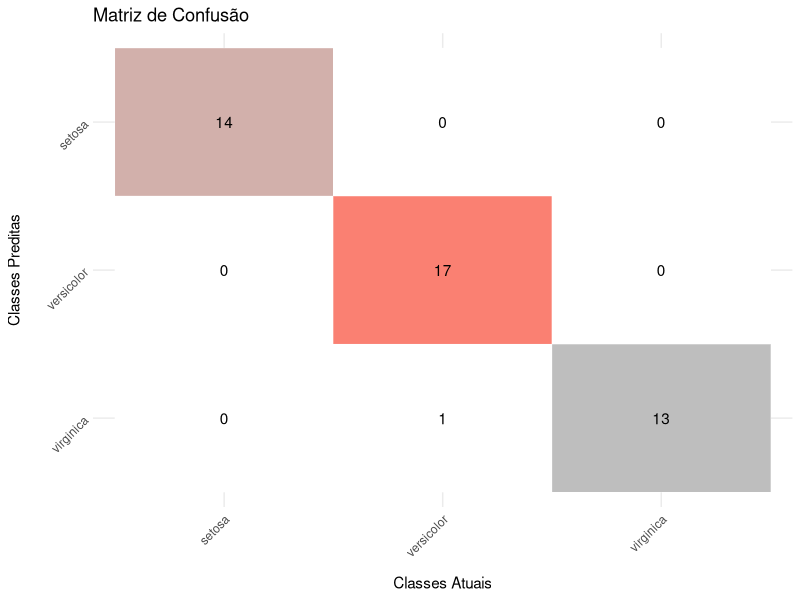

The R source for this figure:
#######################################################################################################################
# PROGRAMA: kNN.R
# 
# USO: Algoritmo de Classificação Supervisionada usando k-NN (k-vizinhos mais próximos)
#
# AUTOR: Ricardo Puziol de Oliveira (rp.oliveira@unesp.br)
#
# DATA: 30 de Agosto de 2024
#######################################################################################################################
#
# DESCRIÇÃO:
#
# Este script realiza a classificação de dados usando o algoritmo k-NN. O k-NN é um método de aprendizado supervisionado
# que classifica novas amostras com base na similaridade com amostras conhecidas. As distâncias permitidas incluem 
# Euclidiana, Manhattan, Minkowski, Canberra e Chebyshev. O script também calcula e visualiza a matriz de confusão, 
# e fornece medidas de desempenho como acurácia, precisão, recall, F1-score e coeficiente Kappa.
#
# ENTRADA:
#
# train             - Matriz (matrix) ou quadro de dados (data.frame) contendo os dados do conjunto de treinamento.
# test              - Matriz (matrix) ou quadro de dados (data.frame) contendo os dados do conjunto de teste.
# tr.class          - Vetor (vector) ou matriz (matrix) contendo as classificações dos dados do conjunto de treinamento.
# te.class          - Vetor (vector) ou matriz (matrix) contendo as classificações dos dados do conjunto de teste.
# dist              - Métrica de distância a ser utilizada pelo algoritmo (padrão = "euclidean"). 
#                     As distâncias permitidas são: "euclidean", "manhattan", "minkowski", "canberra" e "chebyshev".
# k                 - Número inteiro representando o número de vizinhos a serem considerados (padrão = 3).
# lambda            - Número inteiro. Se a métrica de distância for 'minkowski', lambda deve ser definido.
#
# SAÍDA:
#
# result            - Lista contendo as seguintes medidas de desempenho:
#                     - Acurácia
#                     - Precisão
#                     - Recall
#                     - F1-Score
#                     - Especificidade
#                     - Valor Preditivo Negativo 
#                     - Taxa de Falso Positivo
#                     - Taxa de Falso Negativo
#                     - Coeficiente Kappa
#                     - Intervalos de Confiança para Acurácia e Kappa
#
# conf_matrix_plot  - Representação gráfica da matriz de confusão, visualizando a performance da classificação.
#
# EXEMPLO DE USO:
#
# data(iris)
#
# set.seed(123)
#
# train_indices <- sample(1:nrow(iris), size = 0.7 * nrow(iris))
#
# train_data <- iris[train_indices, 1:4]
# test_data <- iris[-train_indices, 1:4]
# train_labels <- iris[train_indices, 5]
# test_labels <- iris[-train_indices, 5]
#
# kNN(train = train_data, 
#     test = test_data, 
#     tr.class = train_labels, 
#     te.class = test_labels, 
#     dist = 'manhattan', 
#     k = 5)
#######################################################################################################################

kNN <- function(train, test, tr.class, te.class, dist = 'euclidean', k = 3, lambda)
{
    # Códigos de erro para entrada de argumentos inválidos 

    if(!is.data.frame(train) && !is.matrix(train))
        stop("Erro001: O objeto 'train' deve ser do tipo data.frame ou matrix.")
   
    if(!is.na(tr.class[1]))
    {
        tr.class    <- as.matrix(tr.class)
        if(nrow(train) != length(tr.class))
            stop("Erro002: Os objetos 'class' e 'train' devem ter o mesmo número de linhas.")
    }

    if(!(dist %in% c('euclidean', 'manhattan', 'minkowski', 'canberra', 'chebyshev')))
        stop("Erro003: 'dist' deve ser: 'euclidean', 'manhattan', 'minkowski', 'canberra', ou 'chebyshev'.")
   
    if (dist == 'minkowski' && is.null(lambda)) 
    {
        stop("Erro004: 'lambda' deve ser definido quando 'dist' é 'minkowski'.")
    }

    # Inicialização dos objetos

    nrow.tr      <- nrow(train)
    nrow.te      <- nrow(test)
    dist_matrix  <- matrix(0, nrow = nrow.te, ncol = nrow.tr) # Distâncias
    predict      <- as.character(nrow.te) # Predições

    # Cálculo das distâncias

    for (i in 1:nrow.te) 
    {
        for (j in 1:nrow.tr) 
        {
            if(dist == 'euclidean'){
                dist_matrix[i, j] <- sqrt(sum((train[j, ] - test[i, ])^2))
            } else if(dist == 'manhattan'){
                dist_matrix[i, j] <- sum(abs(train[j, ] - test[i, ]))
            } else if(dist == 'canberra'){
                dist_matrix[i, j] <- sum(abs(train[j, ] - test[i, ]) / (train[j, ] + test[i, ]))
            } else if(dist == 'chebyshev'){
                dist_matrix[i, j] <- max(abs(train[j, ] - test[i, ]))
            } else if (dist == 'minkowski'){
                dist_matrix[i, j] <- (sum(abs(train[j, ] - test[i, ])^lambda))^(1 / lambda)
            }
        }

        # Determinar os k vizinhos mais próximos
    
        nearest_indices <- order(dist_matrix[i, ])[1:k]
        tb.knn          <- table(tr.class[nearest_indices])
    
        # Classificação das instâncias

        predict[i] <- names(tb.knn[which.max(tb.knn)])
    }
   
    # Matriz de confusão   

    labs <- names(table(te.class))
    conf_matrix <- matrix(0, nrow = length(labs), ncol = length(labs))
    rownames(conf_matrix) <- labs
    colnames(conf_matrix) <- labs
    
    for (k in 1:length(predict))
    {
        pred <- as.character(predict[k])
        true <- as.character(te.class[k])
        conf_matrix[pred, true] <- conf_matrix[pred, true] + 1
    }
   
    # Gráfico da matriz de confusão usando ggplot2

    if (!requireNamespace("ggplot2", quietly = TRUE)) 
    {
      install.packages("ggplot2")
    }
    suppressWarnings(library(ggplot2))

    conf_matrix_melted           <- as.data.frame(as.table(conf_matrix))
    colnames(conf_matrix_melted) <- c("Predicted", "True", "Count")
    conf_matrix_melted$FillColor <- ifelse(conf_matrix_melted$Predicted == conf_matrix_melted$True, 
                                            conf_matrix_melted$Count, 
                                            NA)
    conf_matrix_plot     <- ggplot(conf_matrix_melted, aes(x = True, y = Predicted, fill = FillColor)) +
                                    geom_tile(color = "white") +
                                    geom_text(aes(label = Count), color = "black") +
                                    scale_fill_gradient(low = "gray", high = "salmon", na.value = "white") +
                                    scale_y_discrete(limits = rev(labs)) + 
                                    labs(x = "Classes Atuais", y = "Classes Preditas", title = "Matriz de Confusão") +
                                    theme_minimal() +
                                    theme(axis.text.x = element_text(angle = 45, hjust = 1),
                                          axis.text.y = element_text(angle = 45), 
                                          axis.title.x = element_text(margin = margin(t = 12)),
                                          axis.title.y = element_text(margin = margin(r = 12)),
                                          legend.position = "none")
    print(conf_matrix_plot)

    # Cálculo das métricas de desempenho:

        # - Acurácia (acc)
        # - Precisão (Ou Valor Preditivo Positivo) (precision)
        # - Valor Preditivo Negativo (negative_predictive_value)
        # - Recall (recall)
        # - Especificidade (specificity)
        # - F1-Score (f1_score)
        # - Taxa de Falso Positivo (false_positive_rate)
        # - Taxa de Falso Negativo (false_negative_rate)
        # - Coeficiente Kappa (kappa)
        # - Intervalos de Confiança para Acurácia e Kappa

    acc         <- sum(diag(conf_matrix)) / sum(conf_matrix) 
    n           <- length(te.class)
    z           <- qnorm(1 - 0.05 / 2)
    se          <- sqrt((acc * (1 - acc)) / n)
    ci_low      <- acc - z * se
    ci_high     <- min(acc + z * se, 1)

    precision   <- function(conf_matrix, label) 
    {
        tp      <- conf_matrix[label, label]
        fp      <- sum(conf_matrix[, label]) - tp
        return(tp / (tp + fp))
    }
    
    precision_values <- sapply(labs, function(label) precision(conf_matrix, label))

    recall      <- function(conf_matrix, label) 
    {
        tp      <- conf_matrix[label, label]
        fn      <- sum(conf_matrix[label, ]) - tp
        return(tp / (tp + fn))
    }

    recall_values <- sapply(labs, function(label) recall(conf_matrix, label))

    specificity <- function(conf_matrix, label) 
    {
        tn      <- sum(conf_matrix) - sum(conf_matrix[label, ]) - sum(conf_matrix[, label]) + conf_matrix[label, label]
        fp      <- sum(conf_matrix[, label]) - conf_matrix[label, label]
        return(tn / (tn + fp))
    }

    specificity_values <- sapply(labs, function(label) specificity(conf_matrix, label))

    f1_score    <- function(precision, recall) 
    {
        if(precision + recall == 0) return(0)
        return(2 * (precision * recall) / (precision + recall))
    }
    
    f1_scores   <- mapply(f1_score, precision_values, recall_values)

    false_positive_rate <- function(conf_matrix, label) 
    {
        tp      <- conf_matrix[label, label]
        fp      <- sum(conf_matrix[, label]) - tp
        tn      <- sum(conf_matrix) - sum(conf_matrix[label, ]) - sum(conf_matrix[, label]) + conf_matrix[label, label]
        return(fp / (fp + tn))
    }

    fpr_values  <- sapply(labs, function(label) false_positive_rate(conf_matrix, label))

    false_negative_rate <- function(conf_matrix, label) 
    {
        tp      <- conf_matrix[label, label]
        fn      <- sum(conf_matrix[label, ]) - tp
        return(fn / (fn + tp))
    }

    fnr_values  <- sapply(labs, function(label) false_negative_rate(conf_matrix, label))

    negative_predictive_value <- function(conf_matrix, label) 
    {
        tn      <- sum(conf_matrix) - sum(conf_matrix[label, ]) - sum(conf_matrix[, label]) + conf_matrix[label, label]
        fn      <- sum(conf_matrix[label, ]) - conf_matrix[label, label]
        return(tn / (tn + fn))
    }

    npv_values  <- sapply(labs, function(label) negative_predictive_value(conf_matrix, label))
      
    observed_acc        <- acc
    expected_acc        <- sum(rowSums(conf_matrix) * colSums(conf_matrix)) / (n^2)
   
    kappa               <- (observed_acc - expected_acc) / (1 - expected_acc)
    se_kappa            <- sqrt((observed_acc * (1 - observed_acc)) / (n*(1 - expected_acc)^2))
    ci_kappa_low        <- kappa - z * se_kappa
    ci_kappa_high       <- min(kappa + z * se_kappa, 1)

    # Descrição das distâncias

    dist_description <- switch(dist,
                               'euclidean' = 'Euclidiana',
                               'manhattan' = 'Manhattan',
                               'minkowski' = 'Minkowski',
                               'canberra'  = 'Canberra',
                               'chebyshev' = 'Chebyshev')

   # Gerar texto com os resultados

   conf_matrix_text <- paste("Matriz de Confusão:\n",
                             paste(capture.output(print(conf_matrix)), collapse = "\n"))

    metrics_text <- paste(
                        "Métricas:\n",
                        sprintf("Distância Utilizada: %s", dist_description), "\n",
                        sprintf("Acurácia: %.3f", acc), "\n",
                        sprintf("Intervalo de Confiança da Acurácia: [%.3f, %.3f]", ci_low, ci_high), "\n",
                        sprintf("Coeficiente Kappa: %.3f", kappa), "\n",
                        sprintf("Intervalo de Confiança do Kappa: [%.3f, %.3f]", ci_kappa_low, ci_kappa_high), "\n",
                        sprintf("Recall: %s", paste(sprintf("%.3f", recall_values), collapse = ", ")), "\n",
                        sprintf("Especificidade: %s", paste(sprintf("%.3f", specificity_values), collapse = ", ")), "\n",
                        sprintf("Precisão: %s", paste(sprintf("%.3f", precision_values), collapse = ", ")), "\n",
                        sprintf("Previsão Negativa: %s", paste(sprintf("%.3f", npv_values), collapse = ", ")), "\n",
                        sprintf("Taxa de Falso Positivo: %s", paste(sprintf("%.3f", fpr_values), collapse = ", ")), "\n",
                        sprintf("Taxa de Falso Negativo: %s", paste(sprintf("%.3f", fnr_values), collapse = ", ")), "\n",
                        sprintf("F1-Score: %s", paste(sprintf("%.3f", f1_scores), collapse = ", ")), "\n")
   
   result_text   <- paste(conf_matrix_text, metrics_text, sep = "\n\n")

   # Mostrar a saída como texto
   
   cat(result_text)
   
   # Resultados como lista para compatibilidade

   result <- list('Distance' = dist,
                  'Accuracy' = acc,
                  'Confusion Matrix' = conf_matrix,
                  'Prediction' = as.factor(predict),
                  'Precision' = precision_values,
                  'Recall' = recall_values,
                  'Specificity' = specificity_values,
                  'F1-Score' = f1_scores,
                  'False Positive Rate' = fpr_values,
                  'False Negative Rate' = fnr_values,
                  'Negative Predictive Value' = npv_values,
                  'Confidence Interval of Accuracy' = c(Lower = ci_low, Upper = ci_high),
                  'Kappa' = kappa,
                  'Confidence Interval of Kappa' = c(Lower = ci_kappa_low, Upper = ci_kappa_high))
}

# Classificação supervionada: Espécies de plantas iris do conjunto iris

data(iris)
                          
set.seed(123) # Semente para reprodução do algoritmo
                          
train_indices     <- sample(1:nrow(iris), size = 0.7 * nrow(iris))
train_data        <- iris[train_indices, 1:4]
test_data         <- iris[-train_indices, 1:4]
train_labels      <- iris[train_indices, 5]
test_labels       <- iris[-train_indices, 5]

kNN(train = train_data, test = test_data, tr.class = train_labels, te.class = test_labels, dist = 'euclidean', k = 3)
